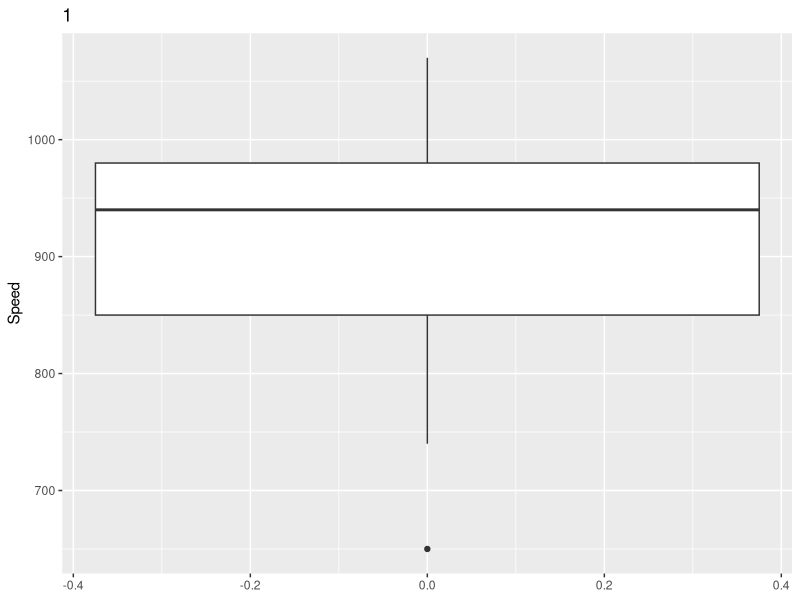
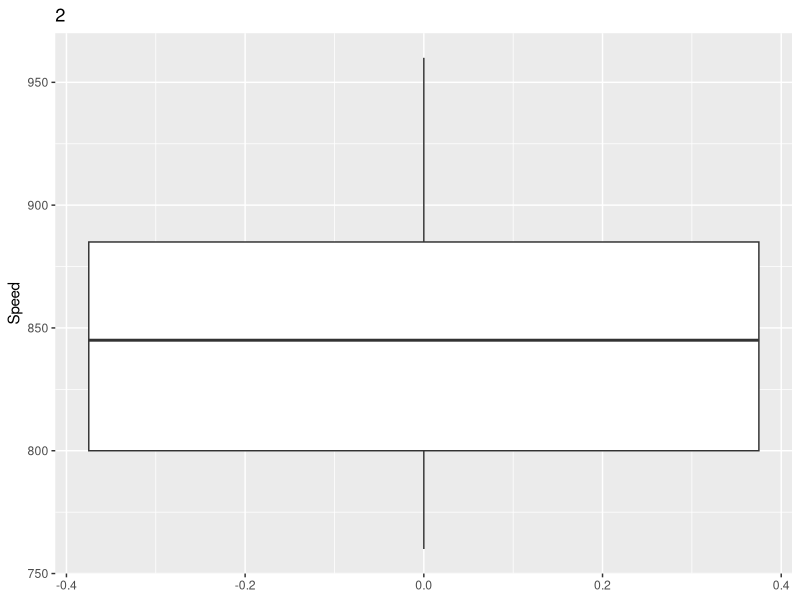
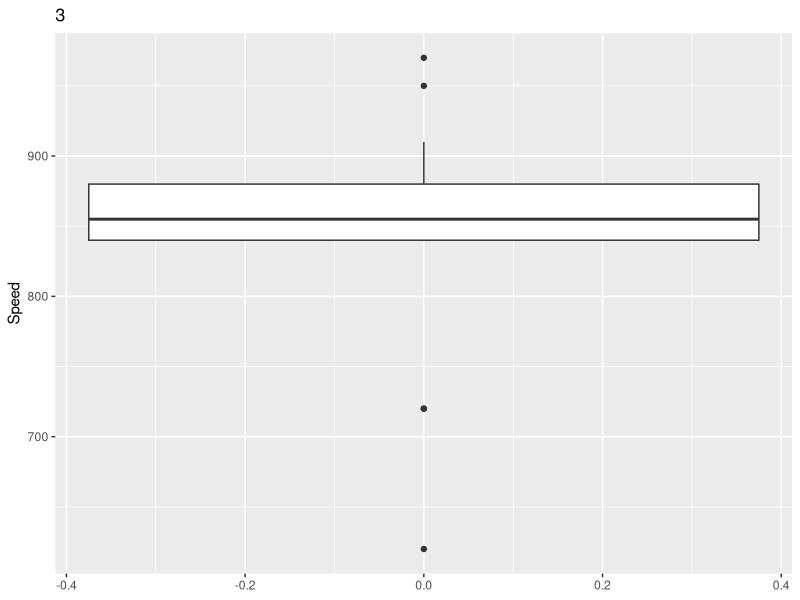
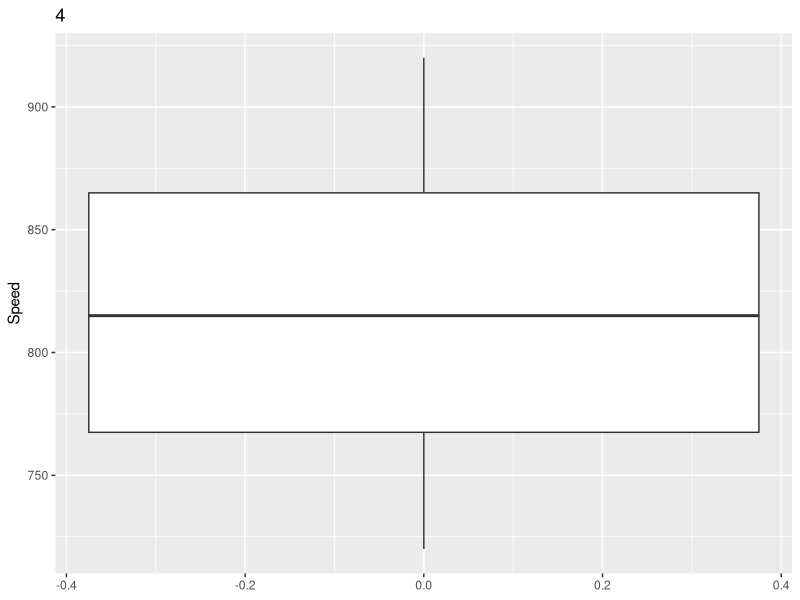
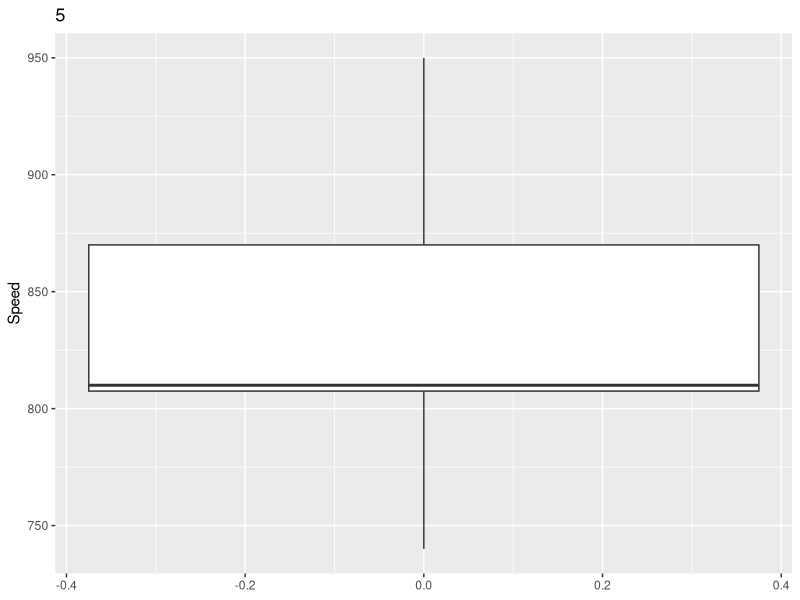
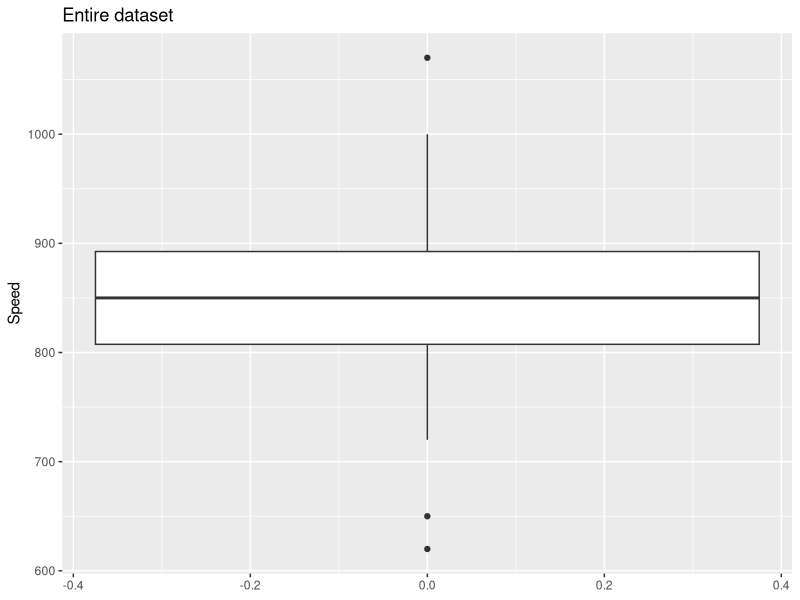
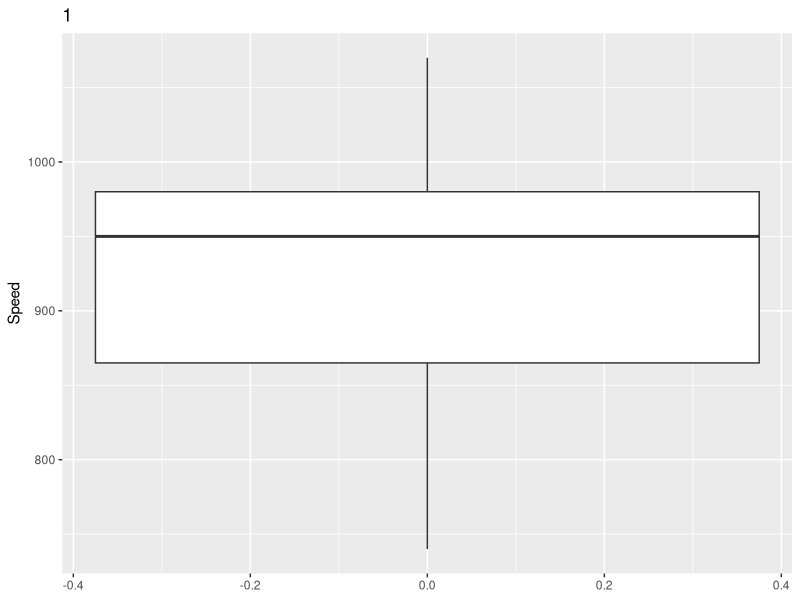
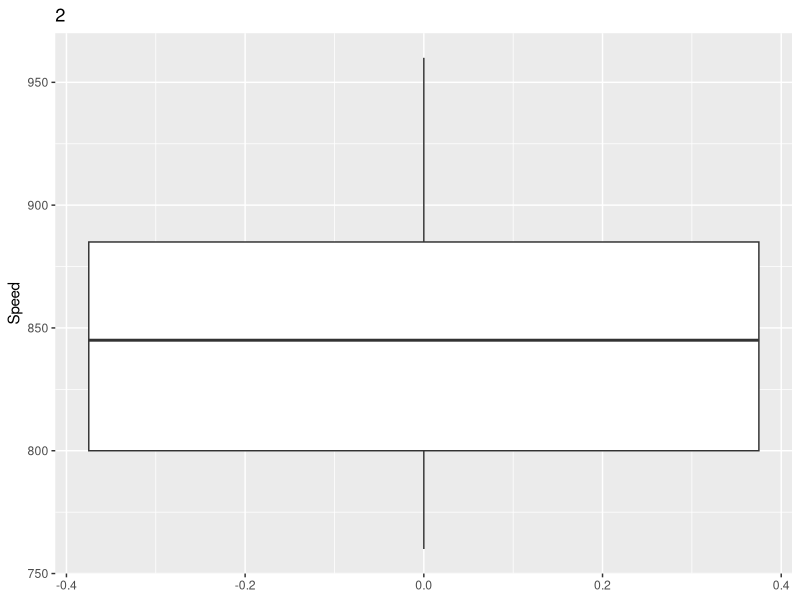

Here is the R script that generated these plots, in order:
## ---- chunk 1
knitr::opts_chunk$set(echo = TRUE)
## ---- chunk 2
library(dplyr)
library(ggplot2)
## ---- chunk 3
data <- read.csv("humans-names.csv")
morleydata <- read.table("morley.dat",header=T)
morley = read.table("morley.dat",header=T)

## ---- chunk 4
expt = unique(morley$Expt)
expt.i = expt[1]
mu = c()
std = c()
idx.list = list()
for(expt.i in expt)
{
  morley.i = morley[morley$Expt==expt.i,]
  print(ggplot(morley.i,aes(y=Speed)) + geom_boxplot() + ggtitle(expt.i))
  q1 = quantile(morley.i$Speed, 0.25)
  q3 = quantile(morley.i$Speed, 0.75)
  IQR = 1.5*(q3-q1)
  
  idx = which(morley.i$Speed < (q1 - IQR) | morley.i$Speed > (q3+IQR))
  #print(IQR)
  idx.list = c(idx.list, list(idx)) 
  print(morley.i$Speed[idx])
  
}
ggplot(morley,aes(y=Speed)) + geom_boxplot() + ggtitle("Entire dataset")
## ---- chunk 5
morleydata$Expt <- as.factor(morleydata$Expt)

head(morleydata)
## ---- chunk 6

i=1
index = c()
for (expt.i in expt)
{
  idx.expt = which(morley$Expt==expt.i)
  idx = idx.expt[1] + idx.list[[i]]-1
  i=i+1
  index = c(index,idx)
}
index = setdiff(1:nrow(morley),index)
morley2 = morley[index,]
## ---- chunk 7
for(expt.i in expt)
{
  morley.i = morley2[morley2$Expt==expt.i,]
  print(ggplot(morley.i,aes(y=Speed)) + geom_boxplot() + ggtitle(expt.i))
}
## ---- chunk 8
morleydata %>% filter(Expt == 1) %>% select(Speed) %>% lapply(quantile)
## ---- chunk 9
morleydata %>% filter(Expt == 1) %>% select(Speed) %>% filter(Speed <= 655)
